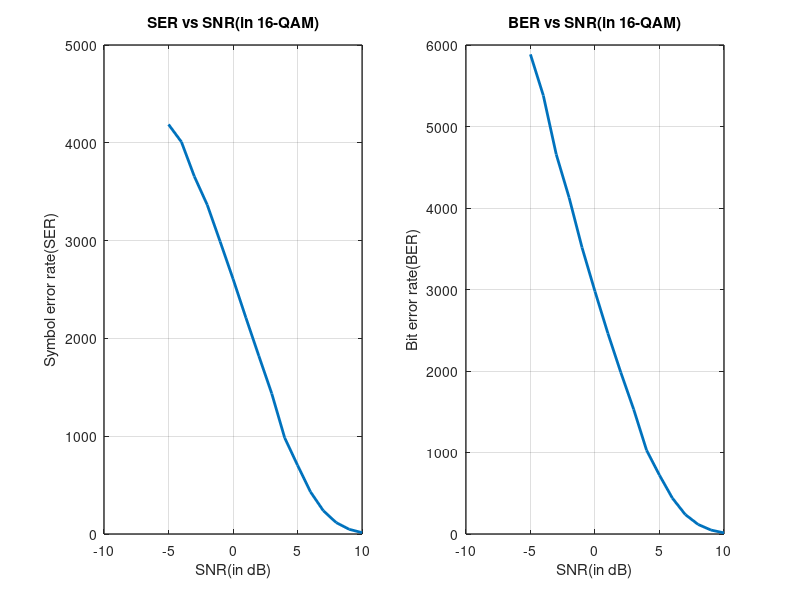

This chart was generated by the following MATLAB code:
clc;clear;
%Problem-8
%Generate random binary data of length-100000
L = 100000;%data length
data = randi([0 1], 1, L);
%16-QAM
m = 16; K = sqrt(m);%M-ary
%Constellation
Q = zeros(m,2);
i=1;
for k = 1:K 
    x1 = 2*k-1-K;
    for l = 1:K
        x2 = 2*l-1-K;
        Q(i,:)= [ x1 x2 ];
        i=i+1;
    end
end
i=1;f=1;
qam = zeros(L/4,2);
for i = 1:4:L-K+1
    if data(i)==0 && data(i+1)==1 && data(i+2)==0 && data(i+3)==0
        qam(f,:) = Q(1,:);
    elseif data(i)==1 && data(i+1)==1 && data(i+2)==0 && data(i+3)==0
        qam(f,:) = Q(2,:);
    elseif data(i)==1 && data(i+1)==0 && data(i+2)==0 && data(i+3)==0
        qam(f,:) = Q(3,:);
    elseif data(i)==0 && data(i+1)==0 && data(i+2)==0 && data(i+3)==0
        qam(f,:) = Q(4,:); 
    elseif data(i)==0 && data(i+1)==1 && data(i+2)==0 && data(i+3)==1
        qam(f,:) = Q(5,:);
    elseif data(i)==1 && data(i+1)==1 && data(i+2)==0 && data(i+3)==1
        qam(f,:) = Q(6,:);
    elseif data(i)==1 && data(i+1)==0 && data(i+2)==0 && data(i+3)==1
        qam(f,:) = Q(7,:);
    elseif data(i)==0 && data(i+1)==0 && data(i+2)==0 && data(i+3)==1
        qam(f,:) = Q(8,:);
    elseif data(i)==0 && data(i+1)==1 && data(i+2)==1 && data(i+3)==1
        qam(f,:) = Q(9,:);
    elseif data(i)==1 && data(i+1)==1 && data(i+2)==1 && data(i+3)==1
        qam(f,:) = Q(10,:);
    elseif data(i)==1 && data(i+1)==0 && data(i+2)==1 && data(i+3)==1
        qam(f,:) = Q(11,:);
    elseif data(i)==0 && data(i+1)==0 && data(i+2)==1 && data(i+3)==1
        qam(f,:) = Q(12,:);
    elseif data(i)==0 && data(i+1)==1 && data(i+2)==1 && data(i+3)==0
        qam(f,:) = Q(13,:);
    elseif data(i)==1 && data(i+1)==1 && data(i+2)==1 && data(i+3)==0
        qam(f,:) = Q(14,:);
    elseif data(i)==1 && data(i+1)==0 && data(i+2)==1 && data(i+3)==0
        qam(f,:) = Q(15,:);
    else
        qam(f,:) = Q(16,:);
    end
    f = f+1;
end
%Adding noise to the signal
snr = -5:1:10;qam_n = zeros(4*L,2);
for i=1:length(snr)
    rho = snr(i);
    j = (L/4)*(i-1)+1;
    qam_n(j:(j-1+(L/4)),:) = awgn(qam,rho);%noisy signal
end
%Decoding of symbol
i=1;
qam_d = zeros(L*4,2);
for i=1:L*4
    for d=1:2
        if(qam_n(i,d)>2)
            qam_d(i,d) = 3;
        elseif(qam_n(i,d)>=0 && qam_n(i,d)<=2)
            qam_d(i,d) = 1;
        elseif(qam_n(i,d)<=0 && qam_n(i,d)>=-2)
            qam_d(i,d) = -1;
        else
            qam_d(i,d) = -3;
        end
    end
end
%Symbol error rate
j=1;qsym_err = zeros(1,length(snr));
for s = 1:length(snr)
    qsym_err(s) = nnz(any(qam_d(j:j+(L/4)-1,:)-qam,2))/l;
    j = j+(L/4);
end

%Converting symbols to bits
i=1;p=1;bqam= zeros(L,1);
for i = 1:length(qam_d)
    if(qam_d(i,:)==Q(1,:))
        bqam(p)=0;bqam(p+1)=1;bqam(p+2)=0;bqam(p+3)=0;
    elseif(qam_d(i,:)==Q(2,:))
        bqam(p)=1;bqam(p+1)=1;bqam(p+2)=0;bqam(p+3)=0;
    elseif(qam_d(i,:)==Q(3,:))
        bqam(p)=1;bqam(p+1)=0;bqam(p+2)=0;bqam(p+3)=0;
    elseif(qam_d(i,:)==Q(4,:))
        bqam(p)=0;bqam(p+1)=0;bqam(p+2)=0;bqam(p+3)=0;
    elseif(qam_d(i,:)==Q(5,:))
        bqam(p)=0;bqam(p+1)=1;bqam(p+2)=0;bqam(p+3)=1;
    elseif(qam_d(i,:)==Q(6,:))
        bqam(p)=1;bqam(p+1)=1;bqam(p+2)=0;bqam(p+3)=1;
    elseif(qam_d(i,:)==Q(7,:))
        bqam(p)=1;bqam(p+1)=0;bqam(p+2)=0;bqam(p+3)=1;
    elseif(qam_d(i,:)==Q(8,:))
        bqam(p)=0;bqam(p+1)=0;bqam(p+2)=0;bqam(p+3)=1;
    elseif(qam_d(i,:)==Q(9,:))
        bqam(p)=0;bqam(p+1)=1;bqam(p+2)=1;bqam(p+3)=1;
    elseif(qam_d(i,:)==Q(10,:))
        bqam(p)=1;bqam(p+1)=1;bqam(p+2)=1;bqam(p+3)=1;
    elseif(qam_d(i,:)==Q(11,:))
        bqam(p)=1;bqam(p+1)=0;bqam(p+2)=1;bqam(p+3)=1;    
    elseif(qam_d(i,:)==Q(12,:))
        bqam(p)=0;bqam(p+1)=0;bqam(p+2)=1;bqam(p+3)=1;
    elseif(qam_d(i,:)==Q(13,:))
        bqam(p)=0;bqam(p+1)=1;bqam(p+2)=1;bqam(p+3)=0;
    elseif(qam_d(i,:)==Q(14,:))
        bqam(p)=1;bqam(p+1)=1;bqam(p+2)=1;bqam(p+3)=0;
    elseif(qam_d(i,:)==Q(15,:))
        bqam(p)=1;bqam(p+1)=0;bqam(p+2)=1;bqam(p+3)=0;
    else
         bqam(p)=0;bqam(p+1)=0;bqam(p+2)=1;bqam(p+3)=0;
    end
    p=p+4;
end
%bit error rate
j=1;qam_ber = zeros(1,length(snr));
bqam = reshape(bqam,[1 16*L]);
for s = 1:length(snr)
    qam_ber(s) = nnz(bqam(1,j:j+L-1)-data)/l;
    j = j+L;
end
%Plot
figure;
subplot(1,2,1);
plot(snr,qsym_err,'linewidth',2);
xlabel('SNR(in dB)');
ylabel('Symbol error rate(SER)');
title('SER vs SNR(in 16-QAM)');
grid;
set(gca,"linewidth",1,"fontsize",10);
subplot(1,2,2);
plot(snr,qam_ber,'linewidth',2);
xlabel('SNR(in dB)');
ylabel('Bit error rate(BER)');
title('BER vs SNR(in 16-QAM)');
grid;
set(gca,"linewidth",1,"fontsize",10);











